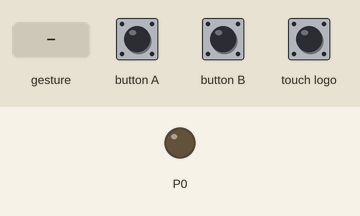
Simulated run of this program. Board: BBC micro:bit (MakeCode). Parts: output pins drawn as LEDs (lit = HIGH). The inputs (shaded band) are chosen by the test bench.

Above: at 1.2 s.
1.3 s: button B pressed for 0.15 s
At 1.9 s:
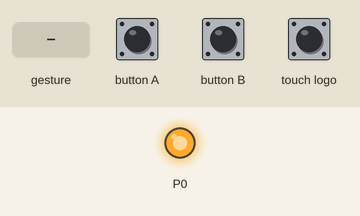
2.9 s: button A pressed for 0.15 s
At 4.2 s:
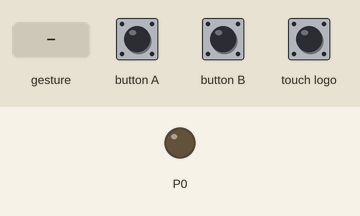
4.5 s: touch logo pressed for 0.15 s
At 5.6 s:
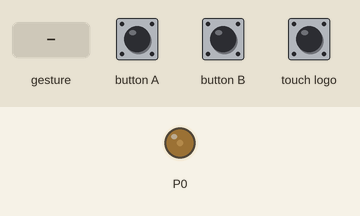
6.1 s: sound turns loud
At 7.3 s:
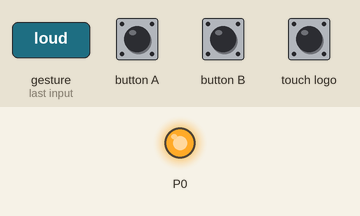
Timing chart, 0 to 8.6 s (numbered marks = the images above; inputs shaded):
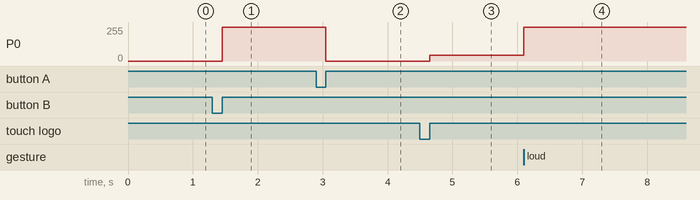

The program:

main.ts
```typescript
input.onLogoEvent(TouchButtonEvent.Pressed, function () {
    pins.analogWritePin(AnalogPin.P0, 173)
})
input.onButtonPressed(Button.A, function () {
    pins.digitalWritePin(DigitalPin.P0, 0)
})
input.onButtonPressed(Button.B, function () {
    pins.digitalWritePin(DigitalPin.P0, 1)
})
input.onSound(DetectedSound.Loud, function () {
    pins.analogWritePin(AnalogPin.P0, 1023)
})
```

test.ts
```typescript
// 在此处测试；当此软件包作为插件使用时，将不会编译此软件包。
```

Measured:
- after the input at 1.3 s, P0: 0/255 → 255/255 after 0.15 s
- after the input at 2.9 s, P0: 255/255 → 0/255 after 0.15 s
- after the input at 4.5 s, P0: 0/255 → 43/255 after 0.15 s
- after the input at 6.1 s, P0: 43/255 → 255/255 at once
